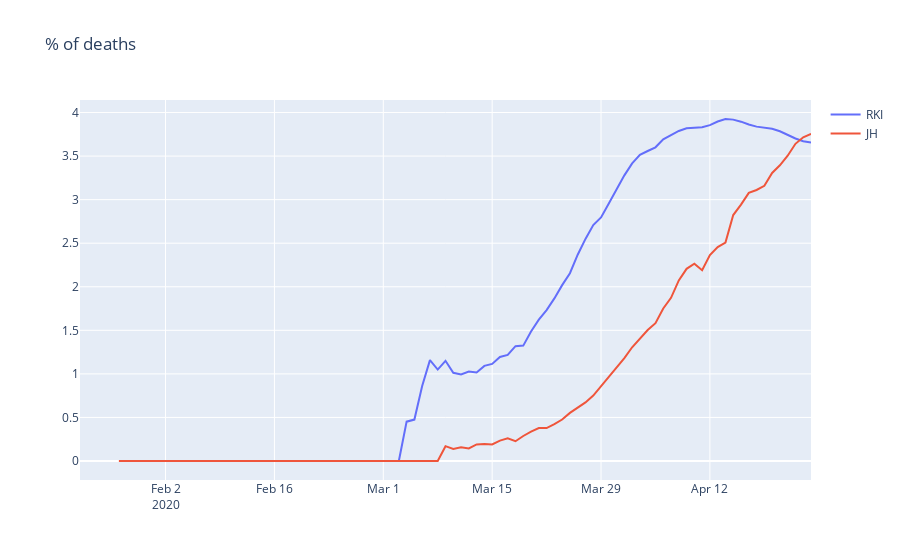

Here is the notebook cell this chart was saved with:
### Code cell
fig = go.Figure()
fig.add_trace(go.Scatter(x=df['Meldedatum'], 
                         y=df['ratio_deaths'], 
                         mode='lines', 
                         name='RKI'))
fig.add_trace(go.Scatter(x=df_jh_de['Date'], 
                         y=df_jh_de['ratio_deaths'],
                         mode='lines',
                         name='JH'))
fig.update_layout(title='% of deaths')
